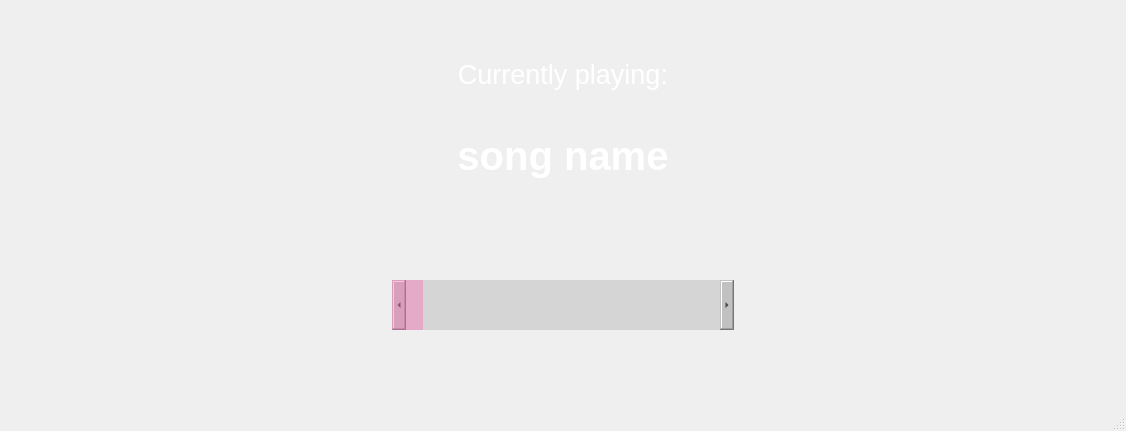
<?xml version="1.0" encoding="UTF-8"?>
<ui version="4.0">
 <class>MainWindow</class>
 <widget class="QMainWindow" name="MainWindow">
  <property name="geometry">
   <rect>
    <x>0</x>
    <y>0</y>
    <width>1126</width>
    <height>431</height>
   </rect>
  </property>
  <property name="windowTitle">
   <string>MainWindow</string>
  </property>
  <widget class="QWidget" name="central_widget">
   <property name="styleSheet">
    <string notr="true">#central_widget {
 background: qlineargradient(x1:0, y1:0, x2:1, y2:1,
            stop:0 #4B0082, stop:1 #000000);
}
</string>
   </property>
   <layout class="QHBoxLayout" name="horizontalLayout">
    <item>
     <widget class="QGroupBox" name="main_box">
      <property name="styleSheet">
       <string notr="true">QGroupBox{
   border: none;
}
</string>
      </property>
      <property name="title">
       <string/>
      </property>
      <property name="flat">
       <bool>true</bool>
      </property>
      <layout class="QHBoxLayout" name="horizontalLayout_2">
       <item>
        <widget class="QGroupBox" name="less_main_box">
         <property name="title">
          <string/>
         </property>
         <layout class="QVBoxLayout" name="verticalLayout_3">
          <item>
           <widget class="QGroupBox" name="display_box">
            <property name="title">
             <string/>
            </property>
            <layout class="QVBoxLayout" name="verticalLayout_5">
             <item>
              <widget class="QLabel" name="label234">
               <property name="font">
                <font>
                 <pointsize>20</pointsize>
                </font>
               </property>
               <property name="styleSheet">
                <string notr="true">color:white;
	
</string>
               </property>
               <property name="text">
                <string>Currently playing:</string>
               </property>
               <property name="alignment">
                <set>Qt::AlignCenter</set>
               </property>
              </widget>
             </item>
             <item>
              <widget class="QLabel" name="song_name_label">
               <property name="font">
                <font>
                 <pointsize>30</pointsize>
                 <weight>75</weight>
                 <bold>true</bold>
                </font>
               </property>
               <property name="styleSheet">
                <string notr="true">color: white;</string>
               </property>
               <property name="text">
                <string>song name</string>
               </property>
               <property name="alignment">
                <set>Qt::AlignCenter</set>
               </property>
              </widget>
             </item>
            </layout>
           </widget>
          </item>
          <item>
           <widget class="QGroupBox" name="controller_box">
            <property name="minimumSize">
             <size>
              <width>0</width>
              <height>100</height>
             </size>
            </property>
            <property name="styleSheet">
             <string notr="true">#controller_box
{
border: none;
}</string>
            </property>
            <property name="title">
             <string/>
            </property>
            <property name="flat">
             <bool>true</bool>
            </property>
            <layout class="QVBoxLayout" name="verticalLayout_4">
             <item>
              <widget class="QPushButton" name="pause_btn">
               <property name="styleSheet">
                <string notr="true">qproperty-iconSize: 80px;
 border: none;


</string>
               </property>
               <property name="text">
                <string/>
               </property>
               <property name="icon">
                <iconset resource="../resource_file.qrc">
                 <normaloff>:/images/white_pause_btn.png</normaloff>:/images/white_pause_btn.png</iconset>
               </property>
              </widget>
             </item>
             <item>
              <widget class="QGroupBox" name="song_btns_box">
               <property name="minimumSize">
                <size>
                 <width>0</width>
                 <height>100</height>
                </size>
               </property>
               <property name="styleSheet">
                <string notr="true">#song_btns_box{
border: none;}</string>
               </property>
               <property name="title">
                <string/>
               </property>
               <property name="flat">
                <bool>true</bool>
               </property>
               <layout class="QHBoxLayout" name="horizontalLayout_3">
                <item>
                 <widget class="QPushButton" name="back_btn">
                  <property name="styleSheet">
                   <string notr="true">qproperty-iconSize: 80px;
 border: none;


</string>
                  </property>
                  <property name="text">
                   <string/>
                  </property>
                  <property name="icon">
                   <iconset resource="../resource_file.qrc">
                    <normaloff>:/images/white_play_button_left.png</normaloff>:/images/white_play_button_left.png</iconset>
                  </property>
                  <property name="flat">
                   <bool>true</bool>
                  </property>
                 </widget>
                </item>
                <item>
                 <widget class="QScrollBar" name="progress_slider">
                  <property name="minimumSize">
                   <size>
                    <width>0</width>
                    <height>50</height>
                   </size>
                  </property>
                  <property name="styleSheet">
                   <string notr="true">QScrollBar {
background-color:   rgba(128, 128, 128, 60);
}

QScrollBar::handle {
 background-color:  rgba(255, 105, 180, 100);
 min-width: 20px;
}



</string>
                  </property>
                  <property name="orientation">
                   <enum>Qt::Horizontal</enum>
                  </property>
                 </widget>
                </item>
                <item>
                 <widget class="QPushButton" name="skip_btn">
                  <property name="styleSheet">
                   <string notr="true">qproperty-iconSize: 80px;
 border: none;


</string>
                  </property>
                  <property name="text">
                   <string/>
                  </property>
                  <property name="icon">
                   <iconset resource="../resource_file.qrc">
                    <normaloff>:/images/white_play_button_right.png</normaloff>:/images/white_play_button_right.png</iconset>
                  </property>
                 </widget>
                </item>
               </layout>
              </widget>
             </item>
            </layout>
           </widget>
          </item>
         </layout>
        </widget>
       </item>
      </layout>
     </widget>
    </item>
   </layout>
  </widget>
  <widget class="QMenuBar" name="menubar">
   <property name="geometry">
    <rect>
     <x>0</x>
     <y>0</y>
     <width>1126</width>
     <height>21</height>
    </rect>
   </property>
  </widget>
  <widget class="QStatusBar" name="statusbar"/>
 </widget>
 <resources>
  <include location="../resource_file.qrc"/>
 </resources>
 <connections/>
</ui>
